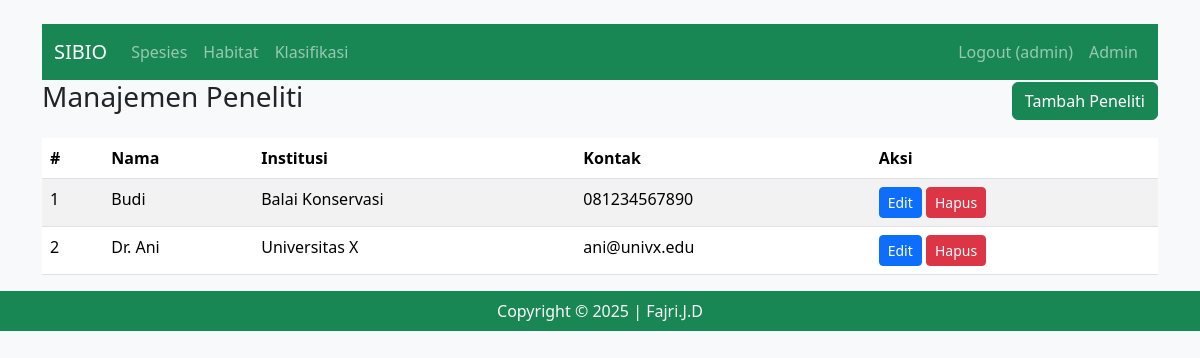
Page /sibio/admin/peneliti.php (signed in) on the committed database.
### tables this page shows
CREATE TABLE `peneliti` (
  `id` int(11) NOT NULL,
  `nama` varchar(100) DEFAULT NULL,
  `institusi` varchar(100) DEFAULT NULL,
  `kontak` varchar(100) DEFAULT NULL
);

### sibio/includes/functions.php (called while the page is built, shortened)
<?php
function esc($str) {
    return htmlspecialchars($str, ENT_QUOTES, 'UTF-8');
}

### sibio/admin/peneliti.php (the view, shortened to what this page needs)
<?php
require_once __DIR__ . '/../config/db.php';
require_once __DIR__ . '/../includes/functions.php';
$action = $_GET['action'] ?? 'list';
$list = $mysqli->query("SELECT * FROM peneliti ORDER BY nama");
include __DIR__ . '/../includes/header.php';
?>
<div class="container mt-4">
  <?php include __DIR__ . '/../includes/navbar.php'; ?>
  <div class="d-flex justify-content-between align-items-center">
    <h3>Manajemen Peneliti</h3>
    <a href="?action=create" class="btn btn-success">Tambah Peneliti</a>
  </div>
  <?php if ($action === 'create'): ?>
    <form method="post" class="card p-3 mt-3">
      <div class="mb-3"><label>Nama</label><input name="nama" class="form-control" required></div>
      <div class="mb-3"><label>Institusi</label><input name="institusi" class="form-control"></div>
      <div class="mb-3"><label>Kontak</label><input name="kontak" class="form-control"></div>
      <button class="btn btn-primary">Simpan</button>
    </form>
  <?php else: ?>
    <table class="table table-striped mt-3">
      <thead><tr><th>#</th><th>Nama</th><th>Institusi</th><th>Kontak</th><th>Aksi</th></tr></thead>
      <tbody>
        <?php $i=1; while ($r = $list->fetch_assoc()): ?>
          <tr>
            <td><?= $i++ ?></td>
            <td><?=esc($r['nama'])?></td>
            <td><?=esc($r['institusi'])?></td>
            <td><?=esc($r['kontak'])?></td>
            <td>
              <a href="?action=edit&id=<?=esc($r['id'])?>" class="btn btn-sm btn-primary">Edit</a>
              <a href="?action=delete&id=<?=esc($r['id'])?>" onclick="return confirm('Hapus?')" class="btn btn-sm btn-danger">Hapus</a>
            </td>
          </tr>
        <?php endwhile; ?>
      </tbody>
    </table>
  <?php endif; ?>
</div>
<?php include __DIR__ . '/../includes/footer.php'; ?>

### rows in the picture
peneliti: nama "Budi", institusi "Balai Konservasi", kontak "081234567890"
peneliti: nama "Dr. Ani", institusi "Universitas X", kontak "ani@univx.edu"

### other values in the picture
$_SESSION['username'] "admin"
